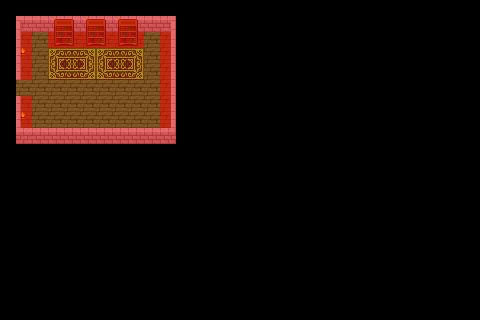

Rendered tile map (Tiled .tmx) drawn with the repository's tilesets; below, a short description and the map source with its tile grids summarised:
An orthogonal 30x20 tile map with 16x16 px tiles, 4 tile layers (Tile Layer 2, Tile Layer 1, Tile Layer 3, Data Tiles), 3 tilesets and 2 objects (ExitSquare, William).

<map version="1.0" orientation="orthogonal" renderorder="right-down" width="30" height="20" tilewidth="16" tileheight="16" nextobjectid="3">
 <tileset firstgid="1" name="tilesetformattedupdate1" tilewidth="16" tileheight="16">
  <image source="../TileSets/tilesetformattedupdate1.png" width="112" height="192" />
 </tileset>
 <tileset firstgid="85" name="info_tiles" tilewidth="16" tileheight="16">
  <image source="../TileSets/info_tiles.png" width="64" height="64" />
  <tile id="0">
   <properties>
    <property name="passable" value="false" />
   </properties>
  </tile>
 </tileset>
 <tileset firstgid="101" name="pinheads_pinhead" tilewidth="26" tileheight="26">
  <image source="../pinheads_pinhead.png" width="26" height="26" />
 </tileset>
 <layer name="Tile Layer 2" width="30" height="20">
  <data>[600 cells, 60 non-empty, 7 distinct tile ids]</data>
 </layer>
 <layer name="Tile Layer 1" width="30" height="20">
  <data>[600 cells, 31 non-empty, 8 distinct tile ids]</data>
 </layer>
 <layer name="Tile Layer 3" width="30" height="20">
  <data>[600 cells, 14 non-empty, 5 distinct tile ids]</data>
 </layer>
 <objectgroup name="Object Layer 1">
  <object id="1" name="ExitSquare" gid="7" x="0" y="96" width="16" height="16" />
  <object id="2" name="William" gid="101" x="77" y="60" width="26" height="26" />
 </objectgroup>
 <layer name="Data Tiles" width="30" height="20" opacity="0.5">
  <properties>
   <property name="visible" value="false" />
  </properties>
  <data>[600 cells, 37 non-empty, 1 distinct tile ids]</data>
 </layer>
</map>
